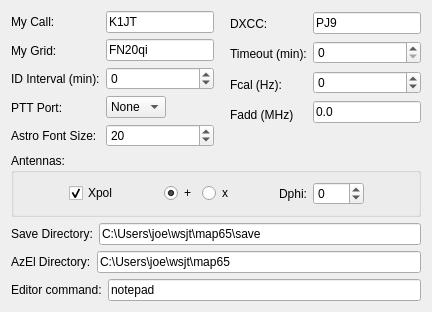
     <widget class="QWidget" name="tab">
      <attribute name="title">
       <string>Station</string>
      </attribute>
      <layout class="QGridLayout" name="gridLayout_7">
       <item row="0" column="0">
        <layout class="QVBoxLayout" name="verticalLayout_6">
         <item>
          <layout class="QHBoxLayout" name="horizontalLayout_2">
           <item>
            <layout class="QVBoxLayout" name="verticalLayout">
             <item>
              <widget class="QLabel" name="label">
               <property name="minimumSize">
                <size>
                 <width>0</width>
                 <height>20</height>
                </size>
               </property>
               <property name="text">
                <string>My Call:</string>
               </property>
              </widget>
             </item>
             <item>
              <widget class="QLabel" name="label_2">
               <property name="minimumSize">
                <size>
                 <width>0</width>
                 <height>20</height>
                </size>
               </property>
               <property name="text">
                <string>My Grid:</string>
               </property>
              </widget>
             </item>
             <item>
              <widget class="QLabel" name="label_3">
               <property name="minimumSize">
                <size>
                 <width>0</width>
                 <height>20</height>
                </size>
               </property>
               <property name="text">
                <string>ID Interval (min):</string>
               </property>
              </widget>
             </item>
             <item>
              <widget class="QLabel" name="label_4">
               <property name="minimumSize">
                <size>
                 <width>0</width>
                 <height>20</height>
                </size>
               </property>
               <property name="text">
                <string>PTT Port:</string>
               </property>
              </widget>
             </item>
             <item>
              <widget class="QLabel" name="label_7">
               <property name="text">
                <string>Astro Font Size:</string>
               </property>
              </widget>
             </item>
            </layout>
           </item>
           <item>
            <layout class="QVBoxLayout" name="verticalLayout_3">
             <item>
              <widget class="QLineEdit" name="myCallEntry">
               <property name="maximumSize">
                <size>
                 <width>16777215</width>
                 <height>16777215</height>
                </size>
               </property>
               <property name="text">
                <string>K1JT</string>
               </property>
              </widget>
             </item>
             <item>
              <widget class="QLineEdit" name="myGridEntry">
               <property name="maximumSize">
                <size>
                 <width>16777215</width>
                 <height>16777215</height>
                </size>
               </property>
               <property name="text">
                <string>FN20qi</string>
               </property>
              </widget>
             </item>
             <item>
              <widget class="QSpinBox" name="idIntSpinBox">
               <property name="minimum">
                <number>-20</number>
               </property>
               <property name="maximum">
                <number>10</number>
               </property>
              </widget>
             </item>
             <item>
              <widget class="QComboBox" name="pttComboBox">
               <property name="maximumSize">
                <size>
                 <width>60</width>
                 <height>16777215</height>
                </size>
               </property>
               <property name="editable">
                <bool>false</bool>
               </property>
               <item>
                <property name="text">
                 <string>None</string>
                </property>
               </item>
               <item>
                <property name="text">
                 <string>COM1</string>
                </property>
               </item>
               <item>
                <property name="text">
                 <string>COM2</string>
                </property>
               </item>
               <item>
                <property name="text">
                 <string>COM3</string>
                </property>
               </item>
               <item>
                <property name="text">
                 <string>COM4</string>
                </property>
               </item>
               <item>
                <property name="text">
                 <string>COM5</string>
                </property>
               </item>
               <item>
                <property name="text">
                 <string>COM6</string>
                </property>
               </item>
               <item>
                <property name="text">
                 <string>COM7</string>
                </property>
               </item>
               <item>
                <property name="text">
                 <string>COM8</string>
                </property>
               </item>
               <item>
                <property name="text">
                 <string>COM9</string>
                </property>
               </item>
               <item>
                <property name="text">
                 <string>COM10</string>
                </property>
               </item>
               <item>
                <property name="text">
                 <string>COM11</string>
                </property>
               </item>
               <item>
                <property name="text">
                 <string>COM12</string>
                </property>
               </item>
               <item>
                <property name="text">
                 <string>COM13</string>
                </property>
               </item>
              </widget>
             </item>
             <item>
              <widget class="QSpinBox" name="astroFont">
               <property name="minimum">
                <number>12</number>
               </property>
               <property name="maximum">
                <number>32</number>
               </property>
               <property name="value">
                <number>20</number>
               </property>
              </widget>
             </item>
            </layout>
           </item>
           <item>
            <spacer name="horizontalSpacer_2">
             <property name="orientation">
              <enum>Qt::Horizontal</enum>
             </property>
             <property name="sizeType">
              <enum>QSizePolicy::Fixed</enum>
             </property>
             <property name="sizeHint" stdset="0">
              <size>
               <width>10</width>
               <height>20</height>
              </size>
             </property>
            </spacer>
           </item>
           <item>
            <layout class="QVBoxLayout" name="verticalLayout_4">
             <item>
              <widget class="QLabel" name="label_5">
               <property name="minimumSize">
                <size>
                 <width>0</width>
                 <height>20</height>
                </size>
               </property>
               <property name="text">
                <string>DXCC:</string>
               </property>
              </widget>
             </item>
             <item>
              <widget class="QLabel" name="label_8">
               <property name="minimumSize">
                <size>
                 <width>0</width>
                 <height>20</height>
                </size>
               </property>
               <property name="text">
                <string>Timeout (min):</string>
               </property>
              </widget>
             </item>
             <item>
              <widget class="QLabel" name="label_9">
               <property name="minimumSize">
                <size>
                 <width>0</width>
                 <height>20</height>
                </size>
               </property>
               <property name="text">
                <string>Fcal (Hz):</string>
               </property>
              </widget>
             </item>
             <item>
              <widget class="QLabel" name="label_11">
               <property name="minimumSize">
                <size>
                 <width>0</width>
                 <height>20</height>
                </size>
               </property>
               <property name="text">
                <string>Fadd (MHz)</string>
               </property>
              </widget>
             </item>
             <item>
              <spacer name="verticalSpacer">
               <property name="orientation">
                <enum>Qt::Vertical</enum>
               </property>
               <property name="sizeType">
                <enum>QSizePolicy::Fixed</enum>
               </property>
               <property name="sizeHint" stdset="0">
                <size>
                 <width>20</width>
                 <height>20</height>
                </size>
               </property>
              </spacer>
             </item>
            </layout>
           </item>
           <item>
            <layout class="QVBoxLayout" name="verticalLayout_5">
             <item>
              <widget class="QLineEdit" name="dxccEntry">
               <property name="maximumSize">
                <size>
                 <width>16777215</width>
                 <height>16777215</height>
                </size>
               </property>
               <property name="text">
                <string>PJ9</string>
               </property>
              </widget>
             </item>
             <item>
              <widget class="QSpinBox" name="timeoutSpinBox">
               <property name="maximum">
                <number>40</number>
               </property>
              </widget>
             </item>
             <item>
              <widget class="QSpinBox" name="fCalSpinBox">
               <property name="minimum">
                <number>-20000</number>
               </property>
               <property name="maximum">
                <number>20000</number>
               </property>
              </widget>
             </item>
             <item>
              <widget class="QLineEdit" name="faddEntry">
               <property name="text">
                <string>0.0</string>
               </property>
              </widget>
             </item>
             <item>
              <spacer name="verticalSpacer_3">
               <property name="orientation">
                <enum>Qt::Vertical</enum>
               </property>
               <property name="sizeType">
                <enum>QSizePolicy::Fixed</enum>
               </property>
               <property name="sizeHint" stdset="0">
                <size>
                 <width>20</width>
                 <height>20</height>
                </size>
               </property>
              </spacer>
             </item>
            </layout>
           </item>
          </layout>
         </item>
         <item>
          <widget class="QGroupBox" name="antennaGroupBox">
           <property name="sizePolicy">
            <sizepolicy hsizetype="Preferred" vsizetype="Maximum">
             <horstretch>0</horstretch>
             <verstretch>0</verstretch>
            </sizepolicy>
           </property>
           <property name="minimumSize">
            <size>
             <width>0</width>
             <height>55</height>
            </size>
           </property>
           <property name="title">
            <string>Antennas:</string>
           </property>
           <layout class="QGridLayout" name="gridLayout_8">
            <item row="0" column="0">
             <layout class="QHBoxLayout" name="horizontalLayout_5">
              <item>
               <spacer name="horizontalSpacer_10">
                <property name="orientation">
                 <enum>Qt::Horizontal</enum>
                </property>
                <property name="sizeHint" stdset="0">
                 <size>
                  <width>40</width>
                  <height>20</height>
                 </size>
                </property>
               </spacer>
              </item>
              <item>
               <widget class="QCheckBox" name="cbXpol">
                <property name="text">
                 <string>Xpol</string>
                </property>
                <property name="checked">
                 <bool>true</bool>
                </property>
               </widget>
              </item>
              <item>
               <spacer name="horizontalSpacer_9">
                <property name="orientation">
                 <enum>Qt::Horizontal</enum>
                </property>
                <property name="sizeType">
                 <enum>QSizePolicy::Fixed</enum>
                </property>
                <property name="sizeHint" stdset="0">
                 <size>
                  <width>40</width>
                  <height>20</height>
                 </size>
                </property>
               </spacer>
              </item>
              <item>
               <widget class="QRadioButton" name="rbAntenna">
                <property name="text">
                 <string>+</string>
                </property>
                <property name="checked">
                 <bool>true</bool>
                </property>
               </widget>
              </item>
              <item>
               <widget class="QRadioButton" name="rbAntennaX">
                <property name="text">
                 <string>x</string>
                </property>
               </widget>
              </item>
              <item>
               <spacer name="horizontalSpacer_3">
                <property name="orientation">
                 <enum>Qt::Horizontal</enum>
                </property>
                <property name="sizeType">
                 <enum>QSizePolicy::Fixed</enum>
                </property>
                <property name="sizeHint" stdset="0">
                 <size>
                  <width>40</width>
                  <height>20</height>
                 </size>
                </property>
               </spacer>
              </item>
              <item>
               <widget class="QLabel" name="labelDphi">
                <property name="minimumSize">
                 <size>
                  <width>0</width>
                  <height>20</height>
                 </size>
                </property>
                <property name="text">
                 <string>Dphi:</string>
                </property>
               </widget>
              </item>
              <item>
               <widget class="QSpinBox" name="dPhiSpinBox">
                <property name="minimumSize">
                 <size>
                  <width>0</width>
                  <height>20</height>
                 </size>
                </property>
                <property name="minimum">
                 <number>-180</number>
                </property>
                <property name="maximum">
                 <number>180</number>
                </property>
                <property name="singleStep">
                 <number>10</number>
                </property>
               </widget>
              </item>
              <item>
               <spacer name="horizontalSpacer_4">
                <property name="orientation">
                 <enum>Qt::Horizontal</enum>
                </property>
                <property name="sizeHint" stdset="0">
                 <size>
                  <width>40</width>
                  <height>20</height>
                 </size>
                </property>
               </spacer>
              </item>
             </layout>
            </item>
           </layout>
          </widget>
         </item>
         <item>
          <layout class="QHBoxLayout" name="horizontalLayout_3">
           <item>
            <widget class="QLabel" name="label_10">
             <property name="minimumSize">
              <size>
               <width>80</width>
               <height>20</height>
              </size>
             </property>
             <property name="text">
              <string>Save Directory:</string>
             </property>
            </widget>
           </item>
           <item>
            <widget class="QLineEdit" name="saveDirEntry">
             <property name="text">
              <string>C:\Users\joe\wsjt\map65\save</string>
             </property>
            </widget>
           </item>
          </layout>
         </item>
         <item>
          <layout class="QHBoxLayout" name="horizontalLayout_4">
           <item>
            <widget class="QLabel" name="label_6">
             <property name="minimumSize">
              <size>
               <width>80</width>
               <height>20</height>
              </size>
             </property>
             <property name="text">
              <string>AzEl Directory:</string>
             </property>
            </widget>
           </item>
           <item>
            <widget class="QLineEdit" name="azelDirEntry">
             <property name="text">
              <string>C:\Users\joe\wsjt\map65</string>
             </property>
            </widget>
           </item>
          </layout>
         </item>
         <item>
          <layout class="QHBoxLayout" name="horizontalLayout_18">
           <item>
            <widget class="QLabel" name="label_23">
             <property name="minimumSize">
              <size>
               <width>80</width>
               <height>20</height>
              </size>
             </property>
             <property name="text">
              <string>Editor command:</string>
             </property>
            </widget>
           </item>
           <item>
            <widget class="QLineEdit" name="editorEntry">
             <property name="maximumSize">
              <size>
               <width>16777215</width>
               <height>16777215</height>
              </size>
             </property>
             <property name="text">
              <string>notepad</string>
             </property>
            </widget>
           </item>
          </layout>
         </item>
        </layout>
       </item>
      </layout>
     </widget>
